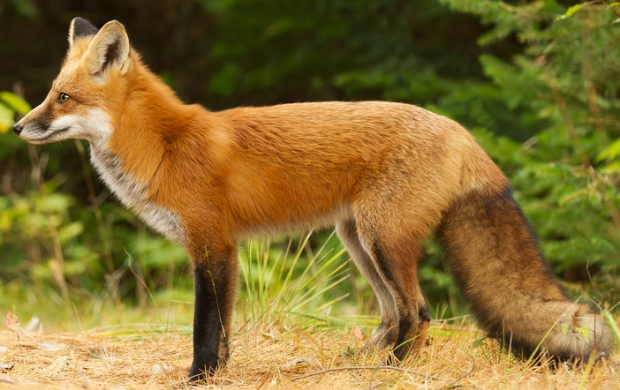
#> input picture fox.jpg, 620 x 390 px
$ jupyter execute image_triangulation.ipynb   (shell and % lines are left out)   (older library calls are emulated)
#> lines starting #> are read from the running program, lines starting #| are printed output that depends on the picture
# Image Triangulation

Polygon art is sweet. Python is sweet. Can we combine the two? Yes, we can!

Here's the idea. We'll

* load some image data;
* construct a Delaunay trinagulation of some appropriately selected points
* compute the average color within each region;
* use these filled triangles to make our new image.

[cell 1]
import numpy as np

import scipy as sp
from scipy import signal
from scipy import misc

import random
import bisect

from scipy.spatial import Delaunay

import matplotlib
import matplotlib.pyplot as plt

## Loading the data

Behold: vulpes vulpes. Doesn't the resolution of this beautiful creature hurt your eyes? Mine too. We can change that.

[cell 2]
img = sp.misc.imread('fox.jpg')
#> img is the input picture: shape (390, 620, 3); mean R, G, B 133.7, 111.1, 50.3
plt.imshow(img)
shp = img.shape
#> shp = (390, 620, 3)
print(shp)
#| (390, 620, 3)

# Delaunay triangulation

We'll decompose the spatial domain of the image into mutually exclusive triangles using Delaunay triangulation. To do so, we first need to select some (random) collection of points to use as our vertices. We could do this by taking a simple random sample of all the pixel positions in the image, but this might lead to regions that seem strange in the context of the image itself. To make sure that the borders of objects in the image are clearly resolved, we'll instead use a weighted sampling strategy, where the probability of picking a point is proportional to the magnitude of the gradient of the image at that point.

[cell 3]
r = img[:,:,0]
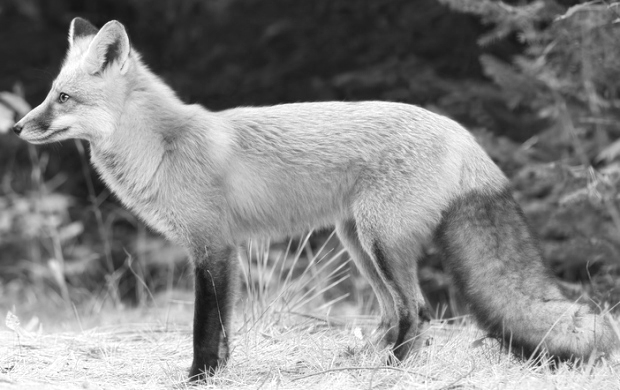
#> r: shape (390, 620); min 17, max 255, mean 133.7
g = img[:,:,1]
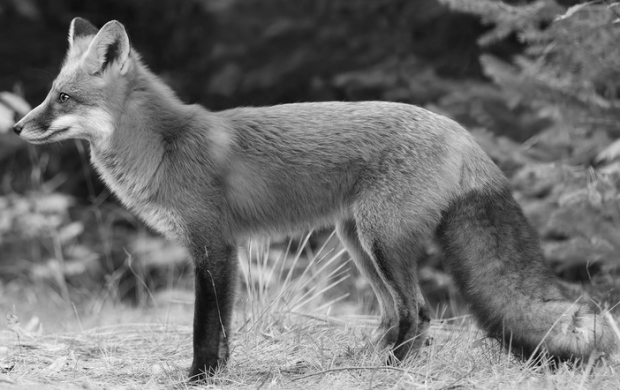
#> g: shape (390, 620); min 3, max 252, mean 111.1
b = img[:,:,2]
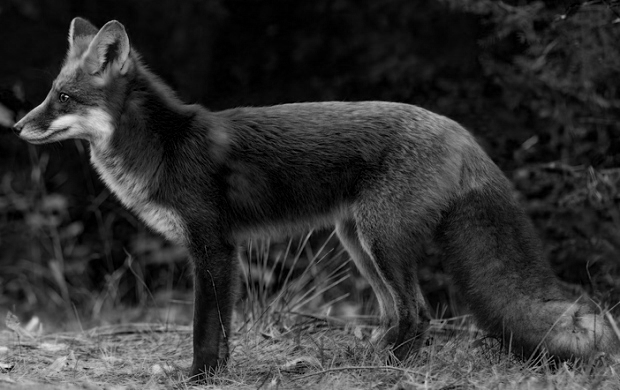
#> b: shape (390, 620); min 0, max 233, mean 50.3

# discrete derviative convolutional matrices
xder = np.array([[-1,0,1],[-2,0,2],[-1,0,1]])
yder = np.array([[1,2,1],[0,0,0],[-1,-2,-1]])

# convolve the image with the derivative matrix, and make the output the same size as the input
dbdx = lambda x: sp.signal.convolve2d(x, xder, mode='same')
dbdy = lambda y: sp.signal.convolve2d(y, yder, mode='same')

grad = np.hypot(dbdx(r), dbdy(r)) + np.hypot(dbdx(g), dbdy(g)) + np.hypot(dbdx(b), dbdy(b))
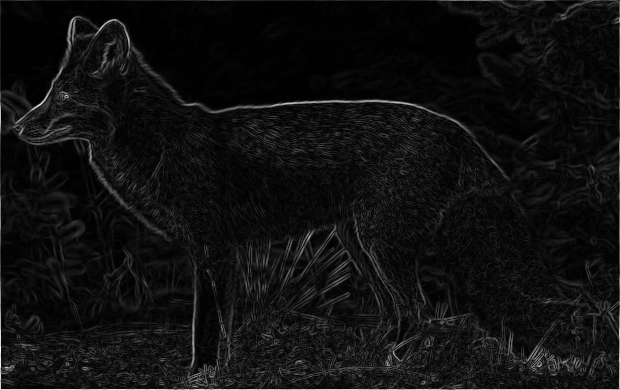
#> grad: shape (390, 620) float64; min 0, max 2825, mean 184.6; drawn with min black and max white

# we can get poorly behaved numerical gradients at the boundary, so nix them
grad[:,0]  = 0
grad[:,-1] = 0
grad[0,:]  = 0
grad[-1,:] = 0
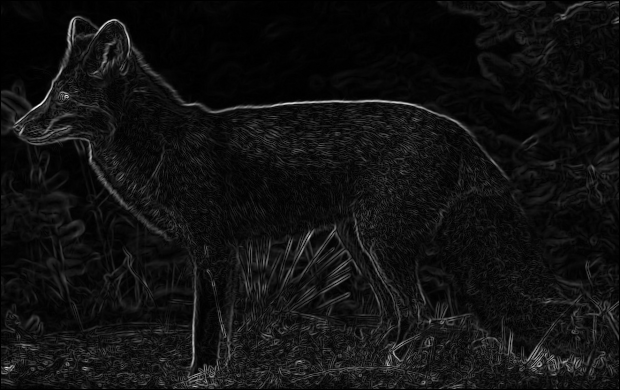
#> grad: shape (390, 620) float64; min 0, max 2532.5, mean 173.9; drawn with min black and max white

[cell 4]
plt.imshow(grad)

[cell 5]
# From https://eli.thegreenplace.net/2010/01/22/weighted-random-generation-in-python
class WeightedRandomGenerator(object):
    def __init__(self, weights):
        self.totals = []
        running_total = 0

        for w in weights:
            running_total += w
            self.totals.append(running_total)
#> after the loop, running_total = 739113082.5; self.totals = 241800 items

    def next(self):
        rnd = random.random() * self.totals[-1]
#> rnd = 624123237.6
        return bisect.bisect_right(self.totals, rnd)

    def __call__(self):
        return self.next()

## increasing the exponent on the gradient increases the chance that boundaries will be well represented
## note that when the exponent is 0, we're sampling uniformly
gen = WeightedRandomGenerator(grad.reshape((-1,))**1.5)

[cell 6]
N = 2000 # number of points to be used in the triangulation
pts = [gen.next() for i in range(N)]
#> pts = 2000 values, max 241147 at index 1781, min 1088 at index 402, mean 146290.6

# this is a little confusing because row <-> y, col <-> x, and imshow puts y=0 at the top
pts = np.array([[pt % shp[1], shp[1] - np.floor(pt/shp[1])] for pt in pts])
#> pts = 2000 pairs, first value 1 to 618, second value 232 to 619

Here are the points we've selected. Notice that boundaries in the image are pretty well captured by the points.

[cell 7]
plt.plot(pts[:,0],pts[:,1],'.')
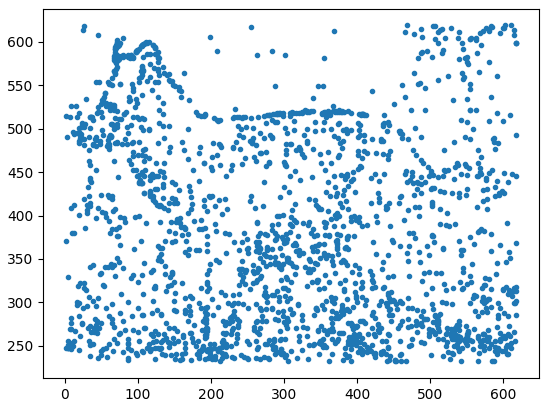
#> figure drawn by matplotlib, 1 panel

Now let's construct the Delaunay triangulation and see what the regions look like. (Scipy makes this very easy!)

[cell 8]
tri = Delaunay(pts)

These regions are kind of a mess! But it'll turn out fine in the end...

[cell 9]
plt.triplot(pts[:,0], pts[:,1], tri.simplices.copy())
plt.plot(pts[:,0], pts[:,1], 'o')
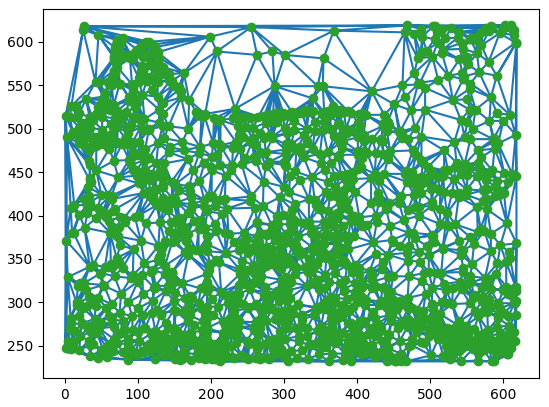
#> figure drawn by matplotlib, 1 panel

We first need to find out which region (AKA simplex) each point in the image belongs to. Some simplices might contain no points, and there will be a simplex labeled -1 marking the exterior of the image. For these reasons, we need to also go through and find a list of the simplex indices that actually get used so that we can assign them colors later.

[cell 10]
# again, this is kind of wonky because x <-> col, y <-> row, and imshow puts y=0 at the top.
grd = [(j,shp[1] - i) for i in range(shp[0]) for j in range(shp[1])]
smp = np.array([tri.find_simplex(pt) for pt in grd])
unq = list(set(smp))
#> unq = 3859 values, max 3915 at index 3857, min -1 at index 3858, mean 1945.4

Now we'll go through and find the mean color in each region. We'll store these RGB values in a dictionary (keyed by simplex ID) for easy use later.

[cell 11]
pts = np.hstack((img.reshape((-1,3)), smp.reshape((-1,1))))
clr = dict([(i, np.array(np.mean(pts[pts[:,-1] == i,:3],axis=0),dtype='uint8')) for i in unq])
#> clr = 3859 items

To construct the new polygon image, we just need to look up the new color each pixel and then reshape the array to the original image shape.

[cell 12]
low = np.array([clr[i] for i in smp]).reshape(shp)
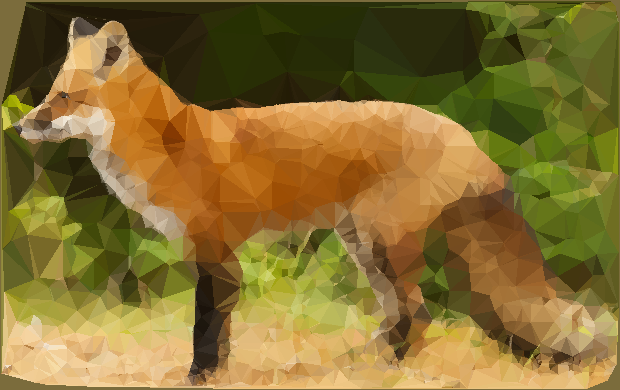
#> low: shape (390, 620, 3); mean of channels 0, 1, 2 133.2, 110.6, 49.8; drawn as R, G, B
